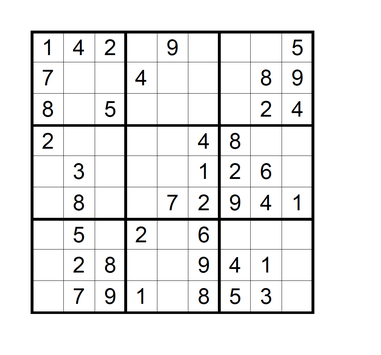
%> input picture data/sudoku1.png, 381 x 355 px, shrunk from 1058 x 986 before the run
$ octave sudoku.m   (GNU Octave 9; MATLAB toolbox functions it lacks are replaced by stand-ins)
%> lines starting %> are read from the running program, lines starting %| are printed output that depends on the picture; in (x1, y1, x2, y2) boxes, pixels count from 0 and x2, y2 are one past the last pixel; in counts of white or black regions, pixels touching at a corner belong together; the program's own positions count from 1
clear all;
clc;

% Read in the RGB Sudoku Puzzle Image
sudoku_image = imread("../data/sudoku1.png");
%> sudoku_image is the input picture: size 355x381x3 uint8; mean R, G, B 235.9, 235.9, 235.9

% Preprocessing of input image to prepare for image processing techniques
[image, bounding_box] = preImageProcessing(sudoku_image);

% Plot marked corners of boxes within the frame, verifying bounding boxes
plotImageBoundingBox(image, bounding_box);

% Apply our optical character recognition function, buit using Image
% Processing tools to find all characters within the puzzel
result = OCR(image, bounding_box);
% [10 lines not run here, left out]
function [image, bounding_box, comp_image] = preImageProcessing(sudoku_image)
    % Convert to grey scale image
    grayImage = rgb2gray(sudoku_image);
    % Convert to a binary image
    binary_image = imbinarize(grayImage);
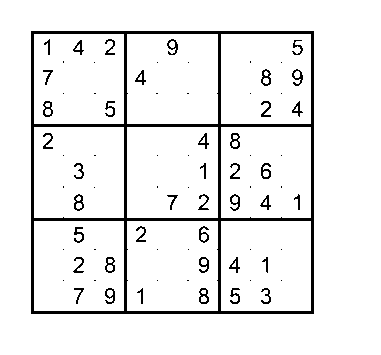
%> binary_image: size 355x381 logical; 93.1% white; 77 black regions (36 under 20 px), largest, box (x1, y1, x2, y2) and area: (31, 31, 314, 314) 6657, (261, 69, 271, 86) 84, (261, 163, 271, 179) 83

    % Take complement of image, format suitable for BW. Foreground pixels
    % must be white
    comp_image = imcomplement(binary_image);

    % Extract the connected components, specifically the largest connected
    % component. This is the frame and the interconnected horizontal and
    % vertical lines
    sudoku_frame = bwareafilt(comp_image, 1, 'largest');
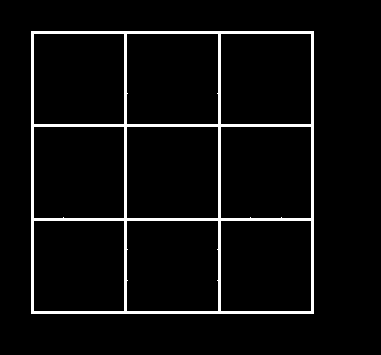
%> sudoku_frame: size 355x381 logical; 4.9% white; 1 white region, box (x1, y1, x2, y2) and area: (31, 31, 314, 314) 6657

    % Crop the frame, remove any white space outside of the frame of the
    % puzzle
    [row, column]=find(sudoku_frame==1);
%> row = 6657 values from 32 to 314; column = 6657 values from 32 to 314
    cropped = sudoku_frame(min(row):max(row), min(column):max(column));
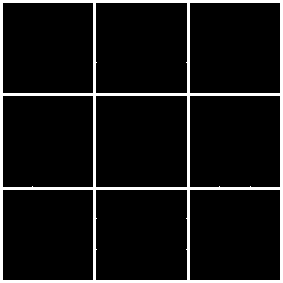
%> cropped: size 283x283 logical; 8.3% white; 1 white region
    % imshow(~cropped);

    % Perform Connected Component search again on the frame this time. This
    % will give us the number of boxes within the frame.
    % Region props allows us to detect the co-ordinates of each connected
    % component. i.e. Location of each box in the sudoku frame
    stats = regionprops(imcomplement(cropped),'BoundingBox');
%> stats = 9 regions; largest, box (x1, y1, x2, y2): (96, 96, 187, 187), (3, 96, 93, 187), (96, 3, 187, 93), (96, 190, 187, 280), (190, 96, 280, 187)

    % Store all the x & y coord of bounding boxes, store in a list
    bounding_box = cat(1, stats.BoundingBox);
%> bounding_box = [3.5 3.5 90 90; 3.5 96.5 90 91; 3.5 190.5 90 90; 96.5 3.5 91 90; 96.5 96.5 91 91; 96.5 190.5 91 90; 190.5 3.5 90 90; 190.5 96.5 90 91; 190.5 190.5 90 90]

    % Crop binarised image with numbers in it. We will work on this going
    % forward image.
    image = comp_image(min(row):max(row), min(column):max(column));
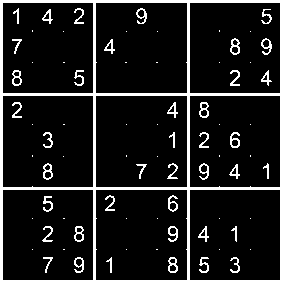
%> image: size 283x283 logical; 11.7% white; 77 white regions (36 under 20 px), largest, box (x1, y1, x2, y2) and area: (0, 0, 283, 283) 6657, (230, 38, 240, 55) 84, (230, 132, 240, 148) 83
end

function plotImageBoundingBox(image, bounding_box)
    % Plot the bounding boxes on the image, so that we can see points of
    % the corners of the individual boxes
    imshow(~image)
%> `plotImageBoundingBox(image, bounding_box);`:
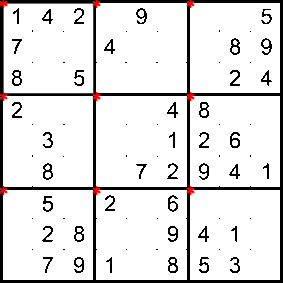
%> figure redrawn from the program's plot data
    hold on
    plot(bounding_box(:,1), bounding_box(:,2),'r*')
    rectangle('Position', [bounding_box(1,1), bounding_box(1,2), bounding_box(1,3), bounding_box(1,4)], 'EdgeColor','r');
    hold off
end

% [29 lines left out: function hitormiss, not called in this run]

% check if hitormiss found a match between kernel and value in the box
% [11 lines left out: function check_match, not called in this run]

function result = OCR(image, bounding_box)
    % Get number of boxes
    num_box = size(bounding_box,1);
%> num_box = 9
    % Create the resulting matrix. Tracking array that we will display in
    % the end
    result = zeros(9,9);

    % Import a predifined Kernel for each number from 1 to 9
    % We have created these Kernels manually
    kernels = ["num1.mat","num2.mat","num3.mat","num4.mat","num5.mat","num6.mat","num7.mat","num8.mat","num9.mat"];

    % Apply a hit or miss to each of the blocks using every Kernel
    for i = 1:size(kernels,2)
        kernel = load("kernel/"+kernels(i)).SE;
        kernel_value = i;
        result = hitormiss(image, bounding_box, result, kernel, kernel_value, num_box);
        % Display the Sudoku Puzzle
        disp(result);
    end
%> (the run ends here)

$ run again, with data/sudoku10.png copied over data/sudoku1.png
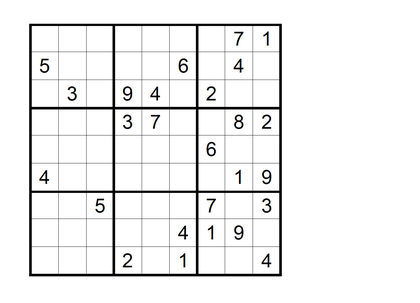
%> input picture data/sudoku10.png, 420 x 303 px, shrunk from 1310 x 944 before the run
%> sudoku_image is the input picture: size 303x420x3 uint8; mean R, G, B 240.4, 240.4, 240.4
%> binary_image: size 303x420 logical; 94.9% white; 62 black regions (35 under 20 px), largest, box (x1, y1, x2, y2) and area: (29, 24, 282, 276) 5190, (123, 86, 132, 101) 65, (234, 115, 243, 129) 65
%> in preImageProcessing, `sudoku_frame = bwareafilt(comp_image, 1, 'largest');`:
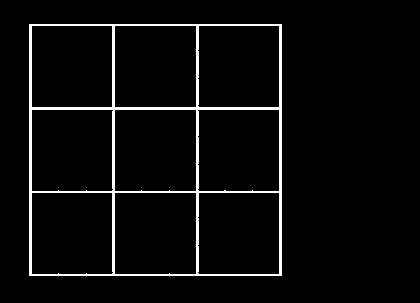
%> sudoku_frame: size 303x420 logical; 4.1% white; 1 white region, box (x1, y1, x2, y2) and area: (29, 24, 282, 276) 5190
%> row = 5190 values from 25 to 276; column = 5190 values from 30 to 282
%> cropped: size 252x253 logical; 8.1% white; 1 white region
%> stats = 9 regions; largest, box (x1, y1, x2, y2): (3, 86, 84, 167), (3, 169, 84, 250), (86, 2, 167, 83), (86, 86, 167, 167), (86, 169, 167, 250)
%> in preImageProcessing, `bounding_box = cat(1, stats.BoundingBox);`: bounding_box = [3.5 2.5 80 81; 3.5 86.5 81 81; 3.5 169.5 81 81; 86.5 2.5 81 81; 86.5 86.5 81 81; 86.5 169.5 81 81; 169.5 2.5 81 81; 169.5 86.5 81 81; 169.5 169.5 81 81]
%> image: size 252x253 logical; 10.2% white; 62 white regions (35 under 20 px), largest, box (x1, y1, x2, y2) and area: (0, 0, 253, 252) 5190, (94, 62, 103, 77) 65, (205, 91, 214, 105) 65
%> `plotImageBoundingBox(image, bounding_box);`:
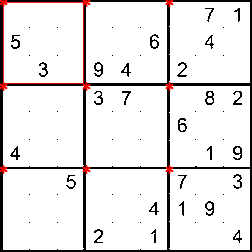
%> figure redrawn from the program's plot data

$ run again, with data/sudoku11.png copied over data/sudoku1.png
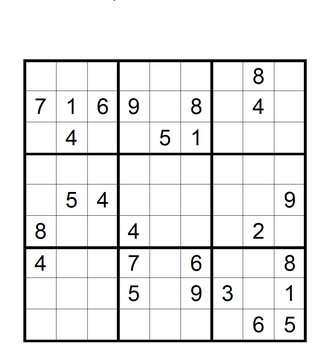
%> input picture data/sudoku11.png, 315 x 348 px, shrunk from 876 x 968 before the run
%> sudoku_image is the input picture: size 348x315x3 uint8; mean R, G, B 233.3, 233.3, 233.3
%> binary_image: size 348x315 logical; 92.8% white; 61 black regions (34 under 20 px), largest, box (x1, y1, x2, y2) and area: (23, 59, 307, 342) 6145, (35, 223, 46, 239) 82, (253, 68, 264, 84) 80
%> in preImageProcessing, `sudoku_frame = bwareafilt(comp_image, 1, 'largest');`:
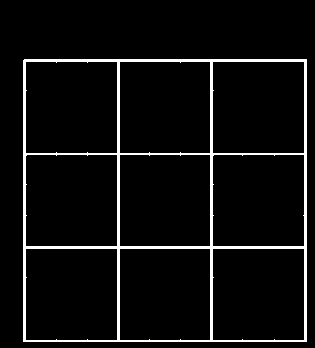
%> sudoku_frame: size 348x315 logical; 5.6% white; 1 white region, box (x1, y1, x2, y2) and area: (23, 59, 307, 342) 6145
%> row = 6145 values from 60 to 342; column = 6145 values from 24 to 307
%> cropped: size 283x284 logical; 7.6% white; 1 white region
%> stats = 10 regions; largest, box (x1, y1, x2, y2): (3, 3, 94, 94), (3, 96, 94, 187), (3, 190, 94, 281), (190, 3, 281, 94), (190, 96, 281, 187)
%> in preImageProcessing, `bounding_box = cat(1, stats.BoundingBox);`: bounding_box = 10 rows, first 8: [0.5 0.5 1 1; 3.5 3.5 91 91; 3.5 96.5 91 91; 3.5 190.5 91 91; 97.5 3.5 90 91; 97.5 96.5 90 91; 97.5 190.5 90 91; 190.5 3.5 91 91]
%> image: size 283x284 logical; 9.8% white; 60 white regions (33 under 20 px), largest, box (x1, y1, x2, y2) and area: (0, 0, 284, 283) 6145, (12, 164, 23, 180) 82, (230, 9, 241, 25) 80
%> `plotImageBoundingBox(image, bounding_box);`:
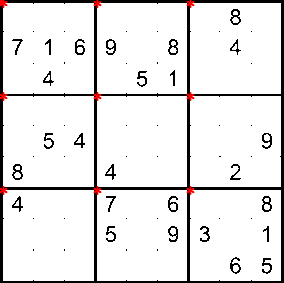
%> figure redrawn from the program's plot data

$ run again, with data/sudoku12.png copied over data/sudoku1.png
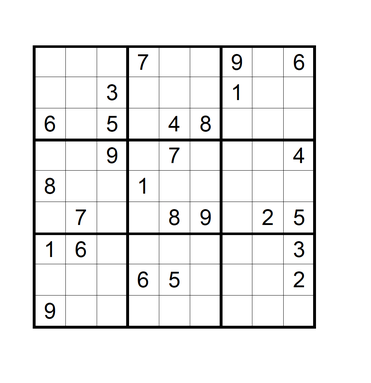
%> input picture data/sudoku12.png, 371 x 383 px, shrunk from 1032 x 1064 before the run
%> sudoku_image is the input picture: size 383x371x3 uint8; mean R, G, B 238.4, 238.4, 238.4
%> binary_image: size 383x371 logical; 94% white; 61 black regions (34 under 20 px), largest, box (x1, y1, x2, y2) and area: (33, 45, 316, 329) 6687, (45, 303, 55, 319) 82, (294, 54, 304, 70) 81
%> sudoku_frame: size 383x371 logical; 4.7% white; 1 white region, box (x1, y1, x2, y2) and area: (33, 45, 316, 329) 6687
%> row = 6687 values from 46 to 329; column = 6687 values from 34 to 316
%> cropped: size 284x283 logical; 8.3% white; 1 white region
%> stats = 9 regions; largest, box (x1, y1, x2, y2): (96, 3, 187, 94), (96, 190, 187, 281), (3, 3, 93, 94), (3, 190, 93, 281), (96, 97, 187, 187)
%> in preImageProcessing, `bounding_box = cat(1, stats.BoundingBox);`: bounding_box = [3.5 3.5 90 91; 3.5 97.5 90 90; 3.5 190.5 90 91; 96.5 3.5 91 91; 96.5 97.5 91 90; 96.5 190.5 91 91; 190.5 3.5 90 91; 190.5 97.5 90 90; 190.5 190.5 90 91]
%> in preImageProcessing, `image = comp_image(min(row):max(row), min(column):max(column));`:
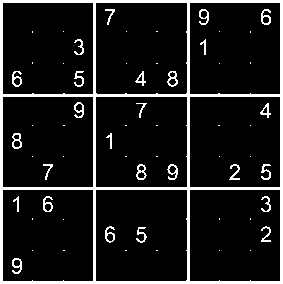
%> image: size 284x283 logical; 10.6% white; 61 white regions (34 under 20 px), largest, box (x1, y1, x2, y2) and area: (0, 0, 283, 284) 6687, (12, 258, 22, 274) 82, (261, 9, 271, 25) 81
%> `plotImageBoundingBox(image, bounding_box);`:
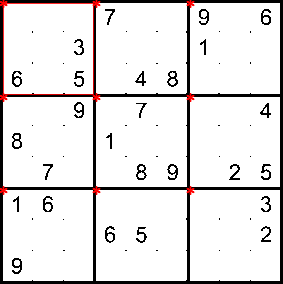
%> figure redrawn from the program's plot data
